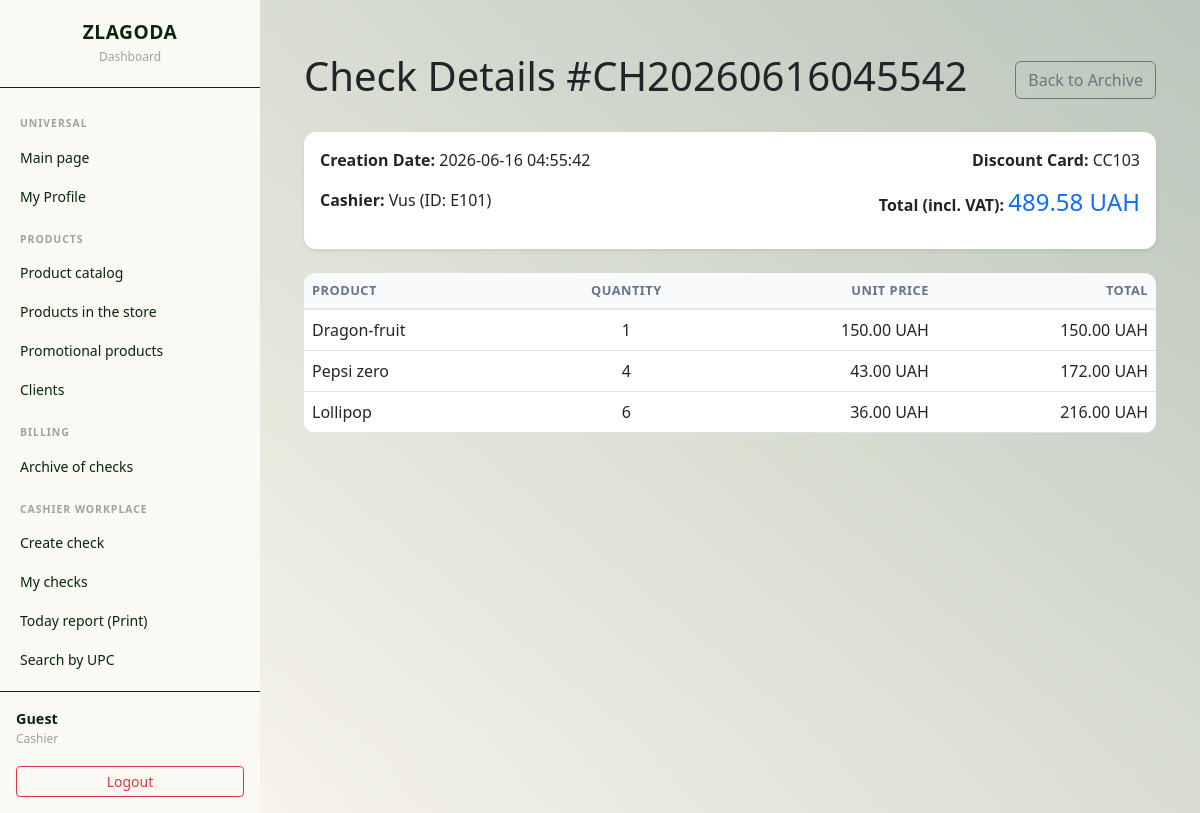
The page /check/CH20260616045542 (signed in) on the database its author committed.
### tables this page shows
CREATE TABLE Check_bill(
        check_number TEXT PRIMARY KEY,
        id_employee TEXT NOT NULL,
        card_number TEXT, 
        print_date TEXT NOT NULL,
        sum_total REAL NOT NULL CHECK(sum_total >= 0),
        vat REAL NOT NULL CHECK(vat >= 0),
        FOREIGN KEY (id_employee) REFERENCES Employee(id_employee)
            ON UPDATE CASCADE ON DELETE NO ACTION,
        FOREIGN KEY (card_number) REFERENCES Customer_Card(card_number)
            ON UPDATE CASCADE ON DELETE NO ACTION
    );

CREATE TABLE Employee(
        id_employee TEXT PRIMARY KEY,
        empl_surname TEXT NOT NULL,
        empl_name TEXT NOT NULL,
        empl_patronymic TEXT,
        empl_role TEXT NOT NULL, 
        salary REAL NOT NULL CHECK(salary >= 0),
        date_of_birth TEXT NOT NULL,
        date_of_start TEXT NOT NULL,
        phone_number TEXT NOT NULL CHECK(length(phone_number) <= 13),
        city TEXT NOT NULL,
        street TEXT NOT NULL,
        zip_code TEXT NOT NULL,
        password_hash TEXT NOT NULL
    );

CREATE TABLE Sale(
        UPC TEXT NOT NULL,
        check_number TEXT NOT NULL,
        product_number INTEGER NOT NULL CHECK(product_number > 0),
        selling_price REAL NOT NULL CHECK(selling_price >= 0),
        PRIMARY KEY (UPC, check_number), 
        FOREIGN KEY (UPC) REFERENCES Store_Product(UPC)
            ON UPDATE CASCADE ON DELETE NO ACTION,
        FOREIGN KEY (check_number) REFERENCES Check_bill(check_number)
            ON UPDATE CASCADE ON DELETE CASCADE
    );

CREATE TABLE Product(
        id_product INTEGER PRIMARY KEY,
        category_number INTEGER NOT NULL,
        product_name TEXT NOT NULL, 
        characteristics TEXT,
        FOREIGN KEY (category_number) REFERENCES Category(category_number)
            ON UPDATE CASCADE ON DELETE NO ACTION
    );

### backend/check.py (the view)
@check_bp.route('/<check_number>')
@login_required
def view_check(check_number):
    conn = get_db_connection()
    check = conn.execute('''
        SELECT cb.*, e.empl_surname
        FROM Check_bill cb
        JOIN Employee e ON cb.id_employee = e.id_employee
        WHERE cb.check_number = ?
    ''', (check_number,)).fetchone()
    items = conn.execute('''
        SELECT s.*, p.product_name, sp.selling_price
        FROM Sale s
        JOIN Store_Product sp ON s.UPC = sp.UPC
        JOIN Product p ON sp.id_product = p.id_product
        WHERE s.check_number = ?
    ''', (check_number,)).fetchall()
    conn.close()
    if not check:
        flash("Чек не знайдено!", "danger")
        return redirect(url_for('check.list_checks'))
    if session.get('role') == 'Cashier' and check['id_employee'] != session['user_id']:
        flash("У вас немає доступу до цього чеку!", "danger")
        return redirect(url_for('check.list_checks'))
    return render_template('check/view_check.html', check=check, items=items)

### app.py (called while the page is built)
@app.context_processor          # ← ДОДАЙ ЦЕЙ БЛОК
def inject_today():
    return {'today': date.today().strftime('%Y-%m-%d')}

### backend/initdb.py (called while the page is built)
def get_db_connection():
    conn = sqlite3.connect(DB_PATH)
    conn.row_factory = sqlite3.Row
    conn.execute("PRAGMA foreign_keys = ON;")
    return conn

### templates/check/view_check.html (shortened to what this page needs)
{% extends 'base.html' %}
{% block content %}
<div class="container mt-4">
    <div class="d-flex justify-content-between align-items-center mb-4">
        <h1>Check Details #{{ check.check_number }}</h1>
        <a href="{{ url_for('check.list_checks') }}" class="btn btn-outline-secondary">
            Back to Archive
        </a>
    </div>
    <div class="card shadow-sm mb-4">
        <div class="card-body">
            <div class="row">
                <div class="col-md-6">
                    <p><strong>Creation Date:</strong> {{ check.print_date }}</p>
                    <p><strong>Cashier:</strong> {{ check.empl_surname }} (ID: {{ check.id_employee }})</p>
                </div>
                <div class="col-md-6 text-md-end">
                    <p><strong>Discount Card:</strong> {{ check.card_number or 'No card' }}</p>
                    <p><strong>Total (incl. VAT):</strong> <span class="h4 text-primary">{{ "%.2f"|format(check.sum_total) }} UAH</span></p>
                </div>
            </div>
        </div>
    </div>
    <table class="table table-hover">
        <thead class="table-light">
            <tr>
                <th>Product</th>
                <th class="text-center">Quantity</th>
                <th class="text-end">Unit Price</th>
                <th class="text-end">Total</th>
            </tr>
        </thead>
        <tbody>
            {% for item in items %}
            <tr>
                <td>{{ item.product_name }}</td>
                <td class="text-center">{{ item.product_number }}</td>
                <td class="text-end">{{ "%.2f"|format(item.selling_price) }} UAH</td>
                <td class="text-end">{{ "%.2f"|format(item.product_number * item.selling_price) }} UAH</td>
            </tr>
            {% endfor %}
        </tbody>
    </table>
</div>
{% endblock %}

### static/css/main.css (style rules this page uses)
:root { --sidebar-bg: hsl(45, 50%, 97%); --sidebar-hover: #eff9ef; --sidebar-text: #08260b; --logo-color: #08260b; --button-bg: #4d694e; --button-hover: #3d543e; }
body { display: flex; min-height: 100vh; background: linear-gradient(220deg, #4d694e 0%, #fff3d5 100%); font-family: 'Segoe UI', sans-serif; position: relative; }
body::after { content: ""; position: fixed; top: 0; left: 0; width: 100%; height: 100%; backdrop-filter: blur(40px); -webkit-backdrop-filter: blur(50px); background-color: rgba(255, 255, 255, 0.62); z-index: 0; pointer-events: none; }
.table { background: white; border-radius: 12px; overflow: hidden; }
.table thead th { background-color: #f8fafc; font-weight: 600; font-size: 0.8rem; text-transform: uppercase; letter-spacing: 0.5px; color: #64748b; border-bottom: 2px solid #e2e8f0; }
.card { border: none; border-radius: 12px; box-shadow: 0 4px 15px rgba(0,0,0,0.05); }

### rows shown on the page
Check_bill: check_number "CH20260616045542", print_date "2026-06-16 04:55:42", id_employee "E101", card_number "CC103", sum_total "489.58"
Employee: empl_surname "Vus"
Sale: product_name "Dragon-fruit", product_number "1", selling_price "150.00", item.product_number*item.selling_price "150.00"
Sale: product_name "Pepsi zero", product_number "4", selling_price "43.00", item.product_number*item.selling_price "172.00"
Sale: product_name "Lollipop", product_number "6", selling_price "36.00", item.product_number*item.selling_price "216.00"

### other values the page prints
{{ session.get('user_name', 'Guest') }} "Guest"
